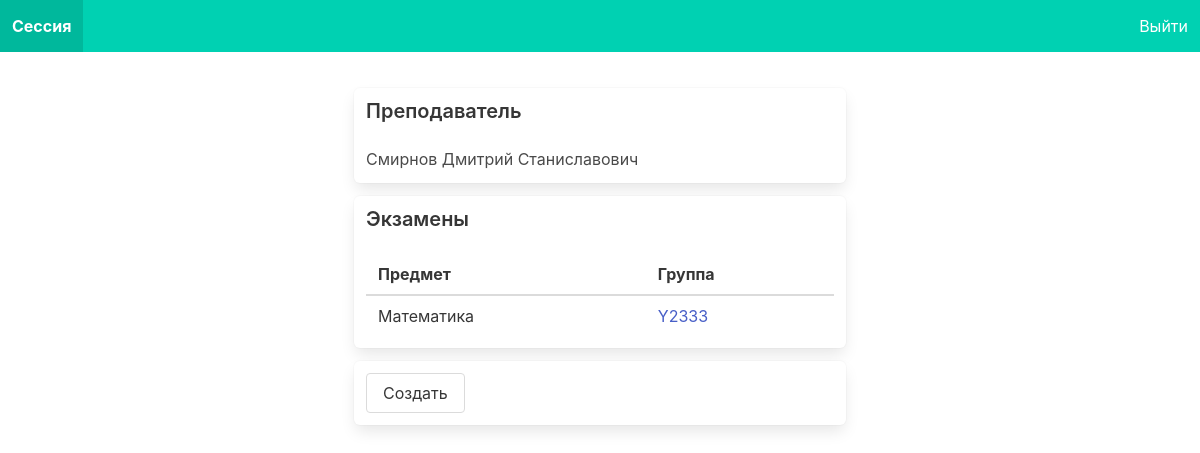
The app's page /teacher/ (signed in), older data.
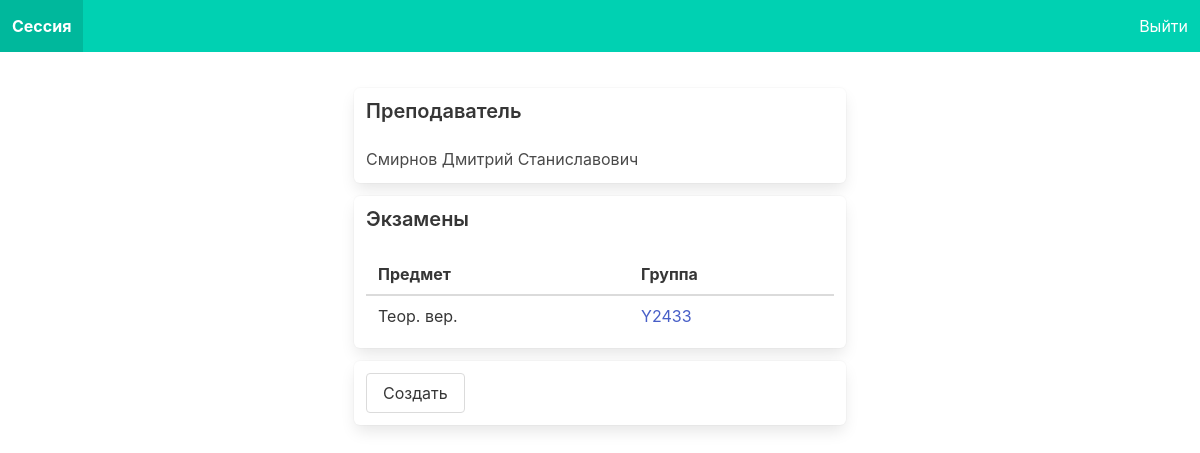
The same page, newer data.
### final_project/models.py (models this page shows, shortened)
class Exam(models.Model):
    datetime = models.DateTimeField()
    classroom = models.CharField(max_length=10)
    subject = models.ForeignKey(Subject, on_delete=models.CASCADE)
    group = models.ForeignKey(Group, on_delete=models.CASCADE)

class Subject(models.Model):
    name = models.CharField(max_length=45)
    code = models.CharField(max_length=10)

class Group(models.Model):
    name = models.CharField(max_length=10)
    course = models.IntegerField()

### final_project/views.py (the view)
# urls.py: path('teacher/', views.teacher_main_page),
@login_required
def teacher_main_page(request):
    relations = GroupSubjectTeacher.objects.filter(teacher=request.user)
    exams = []
    for relation in relations:
        try:
            exams.append(Exam.objects.get(group=relation.group, subject=relation.subject))
        except Exam.DoesNotExist:
            exams
    return render(request, 'teacher_main.html', {'exams': exams})

### templates/teacher_main.html
{% extends 'layout.html' %}
{% block body %}
    <div class="columns is-centered" style="margin-bottom: 25px;">
        <div class="column is-half box">
            <h2 class="title is-5">Преподаватель</h2>
            <p>{{ user.last_name }} {{ user.first_name }} {{ user.middle_name }}</p>
        </div>
    </div>
    <div class="columns is-centered" style="margin-bottom: 25px;">
        <div class="column is-half box">
            <h2 class="title is-5">Экзамены</h2>
            <table class="table is-fullwidth is-striped">
                <thead>
                    <th>Предмет</th>
                    <th>Группа</th>
                </thead>
                <tbody>
                    {% for exam in exams %}
                        <tr>
                            <td>{{ exam.subject.name }}</td>
                            <td><a href="/exams/{{ exam.id }}">{{ exam.group.name }}</a></td>
                        </tr>
                    {% endfor %}
                </tbody>
            </table>
        </div>
    </div>
    <div class="columns is-centered" style="margin-bottom: 25px;">
        <div class="column is-half box">
            <a href="/exams/" class="button">Создать</a>
        </div>
    </div>
{% endblock %}

Row changes from the older to the newer data that the page shows:
changed through a linked row, Exam: subject.name "Математика" → "Теор. вер."; group.name "Y2333" → "Y2433"
